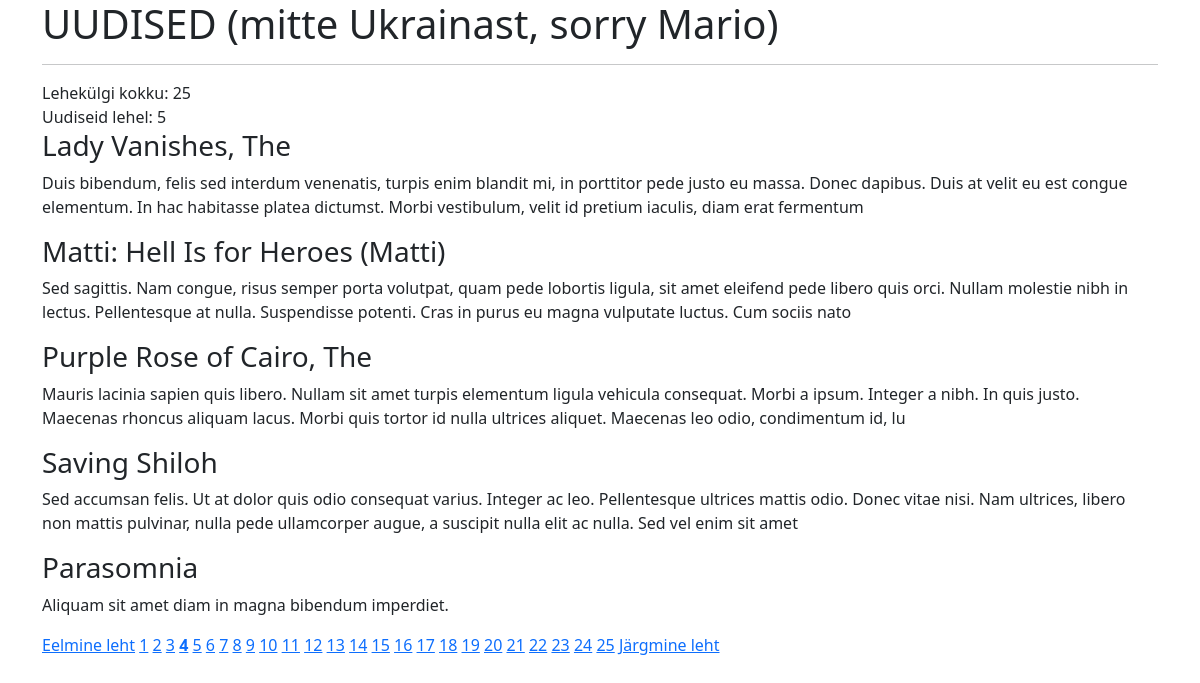
The page /uudised.php?leht=4 on the database its author committed.
### tables this page shows
CREATE TABLE `uudised` (
  `id` int(255) NOT NULL,
  `pealkiri` varchar(255) NOT NULL,
  `uudis` varchar(255) NOT NULL
);

### uudised.php (the view, shortened to what this page needs)
<?php
include ("config.php");
?>
<!DOCTYPE html>
<html lang="en">
<head>
    <link href="https://cdn.jsdelivr.net/npm/bootstrap@5.3.2/dist/css/bootstrap.min.css" rel="stylesheet">
</head>
    <body>
        <div class="container">
            <h1>UUDISED (mitte Ukrainast, sorry Mario)</h1>
            <hr>
            <?php
            $uudistearv = 5;
            $uudisteparing = "SELECT COUNT('id') FROM uudised";
            $lehtedevastus = mysqli_query($yhendus, $uudisteparing);
            $uudised = mysqli_fetch_array($lehtedevastus);
            $lehtedekogus = $uudised[0];
            $lehtedekogus = ceil($lehtedekogus/$uudistearv);
            echo 'Lehekülgi kokku: ' . $lehtedekogus . '<br>';
            echo 'Uudiseid lehel: ' . $uudistearv . '<br>';
            if (isset($_GET['leht'])) {
                $leht = $_GET['leht'];
            }else {
                $leht = 1;
            }
            $algus = ($leht-1) * $uudistearv;
            $paring = "SELECT * FROM uudised LIMIT $algus, $uudistearv";
            $vastus = mysqli_query($yhendus, $paring);
            while ($rida = mysqli_fetch_assoc($vastus)){
                echo '<h3>'.$rida['pealkiri'].'</h3>';
                echo '<p>'.$rida['uudis'].'</p>';
            }
            $eelmineleht = $leht - 1;
            $jargmineleht = $leht + 1;
            if ($leht>1) {
                echo "<a href=\"?leht=$eelmineleht\">Eelmine leht</a> ";
            }
            if ($lehtedekogus >= 1) {
                for ($i=1; $i<=$lehtedekogus ; $i++) {
                    if ($i==$leht) {
                        echo "<b><a href=\"?leht=$i\">$i</a></b> ";
                    } else {
                        echo "<a href=\"?leht=$i\">$i</a> ";
                    }
                }
            }
            if ($leht<$lehtedekogus) {
            echo "<a href=\"?leht=$jargmineleht\">Järgmine leht</a> ";
            }
            ?>
        </div>
    </body>
</html>

### rows shown on the page
uudised: pealkiri "Lady Vanishes, The", uudis "Duis bibendum, felis sed interdum venenatis, turpis enim blandit mi, in porttitor pede justo eu massa. Donec dapibus. Duis at velit eu est congue elementum. In hac habitasse platea dictumst. Morbi vestibulum, velit id pretium iaculis, diam erat fermentum"
uudised: pealkiri "Matti: Hell Is for Heroes (Matti)", uudis "Sed sagittis. Nam congue, risus semper porta volutpat, quam pede lobortis ligula, sit amet eleifend pede libero quis orci. Nullam molestie nibh in lectus. Pellentesque at nulla. Suspendisse potenti. Cras in purus eu magna vulputate luctus. Cum sociis nato"
uudised: pealkiri "Purple Rose of Cairo, The", uudis "Mauris lacinia sapien quis libero. Nullam sit amet turpis elementum ligula vehicula consequat. Morbi a ipsum. Integer a nibh. In quis justo. Maecenas rhoncus aliquam lacus. Morbi quis tortor id nulla ultrices aliquet. Maecenas leo odio, condimentum id, lu"
uudised: pealkiri "Saving Shiloh", uudis "Sed accumsan felis. Ut at dolor quis odio consequat varius. Integer ac leo. Pellentesque ultrices mattis odio. Donec vitae nisi. Nam ultrices, libero non mattis pulvinar, nulla pede ullamcorper augue, a suscipit nulla elit ac nulla. Sed vel enim sit amet"
uudised: pealkiri "Parasomnia", uudis "Aliquam sit amet diam in magna bibendum imperdiet."

### other values the page prints
$lehtedekogus "25"
$uudistearv "5"
